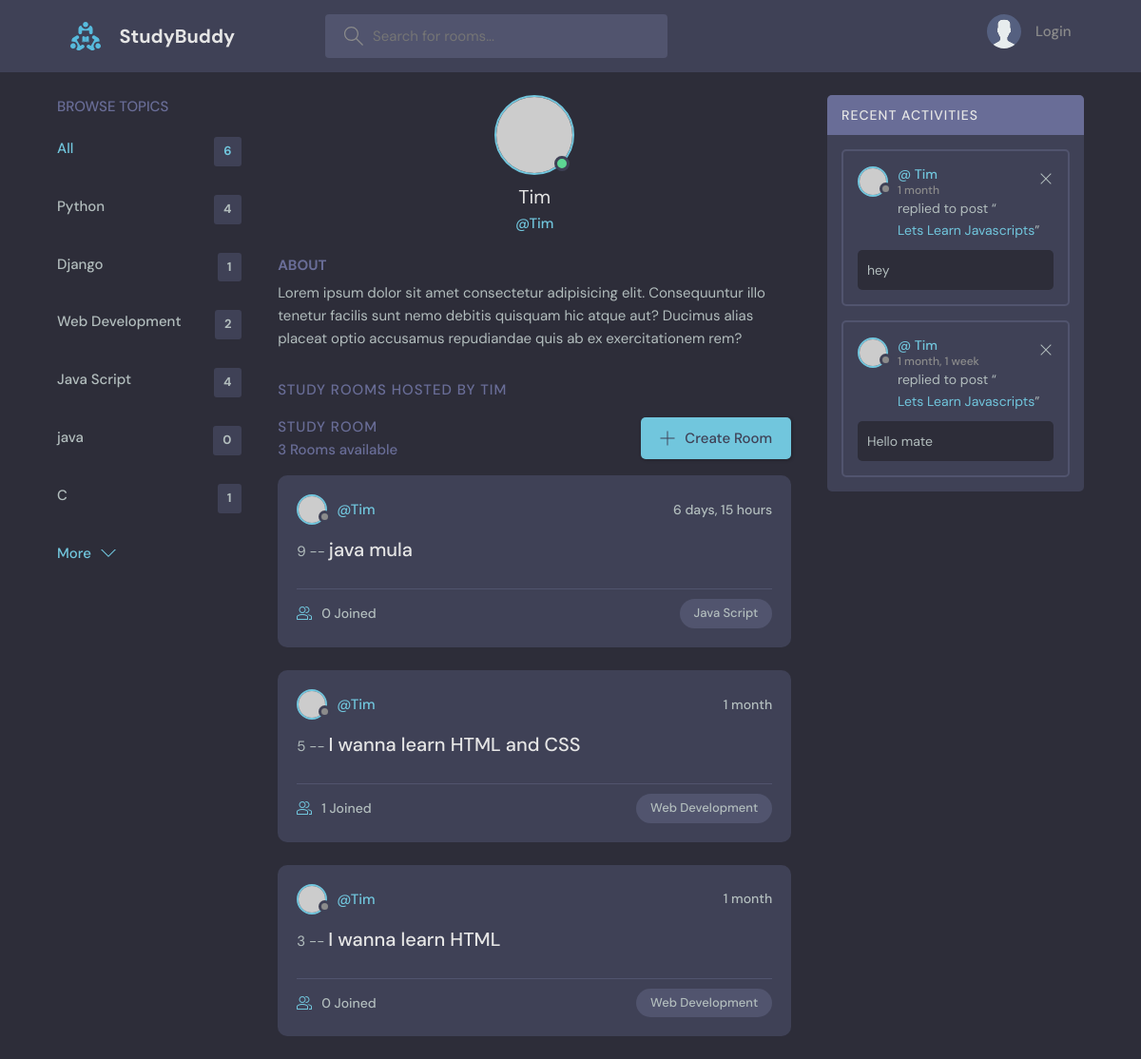
The app's page /profile/2/ with its own data.
### base/models.py (models this page shows, shortened)
class Topic(models.Model):
    name = models.CharField(max_length=200)

class Room(models.Model):
    host = models.ForeignKey(User, on_delete=models.SET_NULL, null=True)
    topic = models.ForeignKey(Topic, on_delete=models.SET_NULL, null=True)
    name = models.CharField(max_length=200)
    description = models.TextField(null=True, blank=True)
    participants = models.ManyToManyField(User, related_name='participants', blank=True)
    updated = models.DateTimeField(auto_now=True)
    created = models.DateTimeField(auto_now_add=True)
    class Meta:
        ordering = ['-updated', '-created']

class Message(models.Model):
    user = models.ForeignKey(User, on_delete=models.CASCADE)
    room = models.ForeignKey(Room, on_delete=models.CASCADE)
    body = models.TextField()
    updated = models.DateTimeField(auto_now=True)
    created = models.DateTimeField(auto_now_add=True)
    class Meta:
        ordering = ['-updated', '-created']
    def __str__(self):
        return self.body[0:50]

### base/views.py (the view)
# urls.py: path('profile/<str:pk>/', views.userProfile, name="profile"),
def userProfile(request, pk):
    user = User.objects.get(id=pk)
    rooms = user.room_set.all()
    room_messages = user.message_set.all()
    topics = Topic.objects.all()
    context = {'user': user, 'room_messages': room_messages, 'topics': topics, 'rooms': rooms}
    return render(request, 'base/profile.html', context)

### base/templates/base/profile.html (shortened to what this page needs)
{% extends 'main.html' %}
{% block content %}
<main class="profile-page layout layout--3">
    <div class="container">
      {% include 'base/topics_components.html' %}
      <div class="roomList">
        <div class="profile">
          <div class="profile__avatar">
            <div class="avatar avatar--large active">
              <img src="https://randomuser.me/api/portraits/men/11.jpg" />
            </div>
          </div>
          <div class="profile__info">
            <h3>{{user.username}}</h3>
            <p>@{{user}}</p>
          </div>
          <div class="profile__about">
            <h3>About</h3>
            <p>
              Lorem ipsum dolor sit amet consectetur adipisicing elit. Consequuntur illo tenetur
              facilis sunt nemo debitis quisquam hic atque aut? Ducimus alias placeat optio
              accusamus repudiandae quis ab ex exercitationem rem?
            </p>
          </div>
        </div>
        <div class="roomList__header">
          <div>
            <h2>Study Rooms Hosted by {{user.username}}</a>
            </h2>
          </div>
        </div>
        {% include 'base/feed_components.html' %}
      </div>
      {% include "base/activity-component.html" %}
    </div>
</main>
{% endblock content%}

### base/templates/base/topics_components.html
        <div class="topics">
          <div class="topics__header">
            <h2>Browse Topics</h2>
          </div>
          <ul class="topics__list">
            <li>
              <a href="{% url 'home'%}" class="active">All <span>{{topics.count}}</span></a>
            </li>
            {% for topic in topics %}
            <li>
              <a href="{% url 'home' %}?q={{topic.name}}">{{topic.name}}<span>{{topic.room_set.all.count}}</span></a>
            </li>
            {% endfor %}
          </ul>
          <a class="btn btn--link" href="topics.html">
            More
            <svg version="1.1" xmlns="http://www.w3.org/2000/svg" width="32" height="32" viewBox="0 0 32 32">
              <title>chevron-down</title>
              <path d="M16 21l-13-13h-3l16 16 16-16h-3l-13 13z"></path>
            </svg>
          </a>
        </div>

### base/templates/base/feed_components.html (shortened to what this page needs)
        <div class="roomList">
          <div class="roomList__header">
            <div>
              <h2>Study Room</h2>
              <p>{{rooms.count}} Rooms available</p>
            </div>
            <a class="btn btn--main" href="{% url 'create-room' %}">
              <svg version="1.1" xmlns="http://www.w3.org/2000/svg" width="32" height="32" viewBox="0 0 32 32">
                <title>add</title>
                <path
                  d="M16.943 0.943h-1.885v14.115h-14.115v1.885h14.115v14.115h1.885v-14.115h14.115v-1.885h-14.115v-14.115z"
                ></path>
              </svg>
              Create Room
            </a>
          </div>
          {% for room in rooms %}
            <div class="roomListRoom">
                <div class="roomListRoom__header">
                <a href="{% url 'profile' room.host.id %}" class="roomListRoom__author">
                    <div class="avatar avatar--small">
                    <img src="https://randomuser.me/api/portraits/women/11.jpg" />
                    </div>
                    <span>@{{room.host.username}}</span>
                </a>
                <div class="roomListRoom__actions">
                    <span>{{room.created | timesince}}</span>
                </div>
                </div>
                <div class="roomListRoom__content">
                {{room.id}} -- <a href="/room/{{room.id}}">{{room.name}}</a>
                </div>
                <div class="roomListRoom__meta">
                <a href="room.html" class="roomListRoom__joined">
                    {{room.participants.count}} Joined
                </a>
                <p class="roomListRoom__topic">{{room.topic.name}}</p>
                </div>
            </div>
          {%endfor%}
        </div>

### base/templates/base/activity-component.html (shortened to what this page needs)
        <div class="activities">
          <div class="activities__header">
            <h2>Recent Activities</h2>
          </div>
          {% for message in room_messages %}
            <div class="activities__box">
                <div class="activities__boxHeader roomListRoom__header">
                    <a href="{% url 'profile' message.user.id %}" class="roomListRoom__author">
                        <div class="avatar avatar--small">
                        <img src="https://randomuser.me/api/portraits/women/11.jpg" />
                        </div>
                        <p>
                        @ {{message.user}}
                        <span>{{message.created|timesince}}</span>
                        </p>
                    </a>
                <div class="roomListRoom__actions">
                    <a href="{% url 'delete-message' message.id %}">
                    <svg version="1.1" xmlns="http://www.w3.org/2000/svg" width="32" height="32" viewBox="0 0 32 32">
                        <title>remove</title>
                        <path
                        d="M27.314 6.019l-1.333-1.333-9.98 9.981-9.981-9.981-1.333 1.333 9.981 9.981-9.981 9.98 1.333 1.333 9.981-9.98 9.98 9.98 1.333-1.333-9.98-9.98 9.98-9.981z"
                        ></path>
                    </svg>
                    </a>
                </div>
                </div>
                <div class="activities__boxContent">
                <p>replied to post “<a href="{% url 'room' message.room.id %}">{{message.room.name}}</a>”</p>
                <div class="activities__boxRoomContent">
                    {{message}}
                </div>
                </div>
            </div>
          {% endfor %}
        </div>

### records on screen
Topic: name "Python", room_set.all.count "4"
Topic: name "Django", room_set.all.count "1"
Topic: name "Web Development", room_set.all.count "2"
Topic: name "Java Script", room_set.all.count "4"
Topic: name "java", room_set.all.count "0"
Topic: name "C", room_set.all.count "1"
Room: host.username "Tim", created "6 days, 15 hours", id "9", name "java mula", participants.count "0", topic.name "Java Script"
Room: host.username "Tim", created "1 month", id "5", name "I wanna learn HTML and CSS", participants.count "1", topic.name "Web Development"
Room: host.username "Tim", created "1 month", id "3", name "I wanna learn HTML", participants.count "0", topic.name "Web Development"
Message: user "Tim", created "1 month", room.name "Lets Learn Javascripts", body "hey"
Message: user "Tim", created "1 month, 1 week", room.name "Lets Learn Javascripts", body "Hello mate"

### other values on screen
{{ topics.count }} "6"
{{ user.username }} "Tim"
{{ user }} "Tim"
{{ user.username }} "TIM"
{{ rooms.count }} "3"
